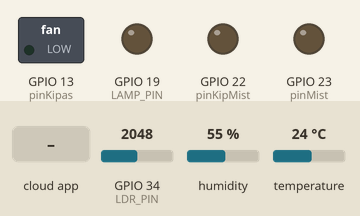
This sketch was run on a simulated ESP32. On the bench: switched loads named in the sketch (green lamp = pin HIGH), output pins drawn as LEDs (lit = HIGH). The test bench sets the inputs (shaded band); at power-on: temperature 24 °C, GPIO 34 (LDR_PIN) = 2048, humidity 55 %. WiFi joins after 1.5 s; servers stay silent unless stated; network time is answered at once with the bench clock; the local clock reads 2024-03-15 10:24:30 at power-on unless the sketch sets it; the Firebase database answers and starts empty; what the sketch prints to the serial monitor is not drawn.

Above: at 2.7 s.
2.8 s: the phone or cloud app sets otomatis to 1
At 6.5 s:
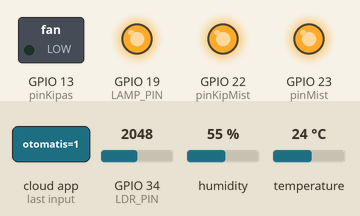
6.8 s: temperature set to 31.6 °C
9.6 s: temperature set to 32.5 °C
At 12.5 s:
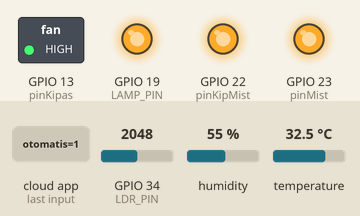
13.1 s: GPIO 34 (LDR_PIN) set to 2510
16.1 s: GPIO 34 (LDR_PIN) set to 2610
At 18.5 s:
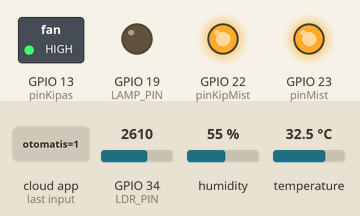
19.6 s: humidity set to 79 %
22.5 s: humidity set to 82 %
At 25.1 s:
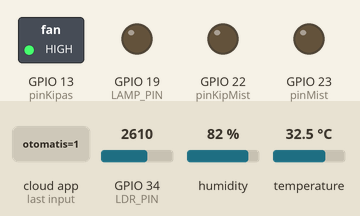
Timing chart, 0 to 26.6 s (numbered marks = the images above; inputs shaded):
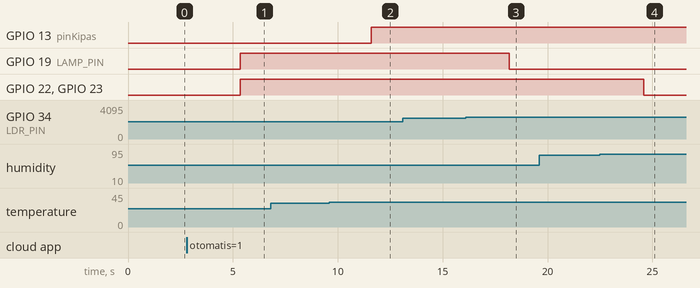

The sketch:

kodingan-esp32.ino
```cpp
#include <WiFi.h>
#include <FirebaseESP32.h>
#include <DHT.h>
#include <NTPClient.h>
#include <WiFiUdp.h>
#include <TimeLib.h>

#define FIREBASE_HOST "https://project-ta-merang-default-rtdb.firebaseio.com/"
#define FIREBASE_AUTH "AIzaSyCg5YGHuFqkTR6OcPcZoWAet6n_HNvJsXY"

// WiFi credentials
#define WIFI_SSID "POCO F4"
#define WIFI_PASSWORD "12345678"

// Pin definitions
#define pinKipas 13
#define pinMist 23
#define pinKipMist 22
#define DHTPIN 21
#define LDR_PIN 34
#define REFERENCE_RESISTANCE 10000
#define LAMP_PIN 19

#define DHTTYPE DHT22
DHT dht(DHTPIN, DHTTYPE);

FirebaseData fbdo;
FirebaseJson json;

// NTP Client settings
WiFiUDP ntpUDP;
NTPClient timeClient(ntpUDP, "pool.ntp.org", 25200); // Setel zona waktu WIB (UTC+7)

void setup() {
  Serial.begin(9600);
  pinMode(pinKipas, OUTPUT);
  pinMode(pinMist, OUTPUT);
  pinMode(pinKipMist, OUTPUT);
  pinMode(LAMP_PIN, OUTPUT);
  digitalWrite(LAMP_PIN, LOW);

  dht.begin();

  WiFi.begin(WIFI_SSID, WIFI_PASSWORD);
  Serial.print("Menghubungkan..");
  while (WiFi.status() != WL_CONNECTED) {
    Serial.print(".");
    delay(500);
  }
  Serial.println();
  Serial.print("Terhubung IP : ");
  Serial.println(WiFi.localIP());
  Serial.println();

  Firebase.begin(FIREBASE_HOST, FIREBASE_AUTH);
  Firebase.reconnectWiFi(true);

  // Initialize NTP client
  timeClient.begin();
}

void loop() {
  timeClient.update();

  float temp = dht.readTemperature();
  float humidity = dht.readHumidity();
  bool otomatis = false;
  bool kipasStatus = false;
  bool mistStatus = false;
  bool lampStatus = false;

  int ldrValue = analogRead(LDR_PIN);
  float voltage = (ldrValue / 4095.0) * 3.3; // Assuming 12-bit ADC resolution
  float ldrResistance = (3.3 - voltage) * REFERENCE_RESISTANCE / voltage;
  float faktor = 500;
  float lux = faktor * (ldrResistance / REFERENCE_RESISTANCE);

  lux = constrain(lux, 0, 1999);

  // Baca status otomatis dari Firebase
  if (Firebase.RTDB.getBool(&fbdo, "Kontrol/otomatis")) {
    otomatis = fbdo.boolData();
  }

  if (otomatis) {
    set_otomatis(temp, humidity, lux); // Pass parameters
  } else {
    set_manual();
  }

  set_data_log(temp, humidity, lux);

  Serial.print("Temp: ");
  Serial.print(temp);
  Serial.print(" C ");
  Firebase.RTDB.setFloat(&fbdo, "Sensor/s_suhu", temp);

  Serial.print("Humidity: ");
  Serial.print(humidity);
  Serial.println(" % ");
  Firebase.RTDB.setFloat(&fbdo, "Sensor/s_kelembaban", humidity);

  Serial.print(lux, 1);
  Serial.println(" lux");

  delay(2000);
}

void set_manual() {
  bool kipasStatus = false;
  bool mistStatus = false;
  bool lampStatus = false;

  if (Firebase.RTDB.getBool(&fbdo, "Kontrol/kipas")) {
    kipasStatus = fbdo.boolData();
    digitalWrite(pinKipas, kipasStatus ? HIGH : LOW);
    Serial.println(kipasStatus ? "Kipas ON" : "Kipas OFF");
  }

  if (Firebase.RTDB.getBool(&fbdo, "Kontrol/mistmaker")) {
    mistStatus = fbdo.boolData();
    digitalWrite(pinMist, mistStatus ? HIGH : LOW);
    digitalWrite(pinKipMist, mistStatus ? HIGH : LOW);
    Serial.println(mistStatus ? "Mist ON" : "Mist OFF");
  }

  if (Firebase.RTDB.getBool(&fbdo, "Kontrol/light")) {
    lampStatus = fbdo.boolData();
    digitalWrite(LAMP_PIN, lampStatus ? HIGH : LOW);
    Serial.println(lampStatus ? "Lampu ON" : "Lampu OFF");
  }
}

void set_otomatis(float temp, float humidity, float lux) {
  // Kipas control
  if (temp >= 32) {
    digitalWrite(pinKipas, HIGH);
    Serial.println("Kipas ON");
    Firebase.RTDB.setBool(&fbdo, "Kontrol/kipas", true);
  } else {
    digitalWrite(pinKipas, LOW);
    Serial.println("Kipas OFF");
    Firebase.RTDB.setBool(&fbdo, "Kontrol/kipas", false);
  }

  // Mist control
  if (humidity <= 80) {
    digitalWrite(pinMist, HIGH);
    digitalWrite(pinKipMist, HIGH);
    Serial.println("Mist ON");
  } else {
    digitalWrite(pinMist, LOW);
    digitalWrite(pinKipMist, LOW);
    Serial.println("Mist OFF");
  }

  // Lampu
  if (lux >= 50 && lux <= 300) {
    digitalWrite(LAMP_PIN, LOW);
  } else {
    digitalWrite(LAMP_PIN, HIGH);
  }
}

void set_data_log(float temp, float humidity, float lux) {
  String path = "DataLog/";

  json.set("/d_suhu", temp);
  json.set("/d_kelembapan", humidity);
  json.set("/d_ldr", lux);

  if (Firebase.RTDB.getBool(&fbdo, "Kontrol/kipas")) {
    if (fbdo.boolData() == true) {
      json.set("/d_kipas", true);
    } else {
      json.set("/d_kipas", false);
    }
  }

  if (Firebase.RTDB.getBool(&fbdo, "Kontrol/light")) {
    if (fbdo.boolData() == true) {
      json.set("/d_light", true);
    } else {
      json.set("/d_light", false);
    }
  }

  if (Firebase.RTDB.getBool(&fbdo, "Kontrol/mistmaker")) {
    if (fbdo.boolData() == true) {
      json.set("/d_mistmaker", true);
    } else {
      json.set("/d_mistmaker", false);
    }
  }

  // Get the current time and date from NTP client
  String formattedDate = timeClient.getFormattedDate();
  json.set("/d_waktu", formattedDate);

  Firebase.RTDB.push(&fbdo, path, &json);
}
```

Measured:
- the behaviour switches between 31.9 and 32 °C on temperature (found by bisection; images 1 and 2)
- the behaviour switches between 2559 and 2560 on GPIO 34 (LDR_PIN) (found by bisection; images 2 and 3)
- the behaviour switches between 80 and 81 % on humidity (found by bisection; images 3 and 4)
- after the input at 2.8 s, GPIO 19 (LAMP_PIN), GPIO 22 (pinKipMist), GPIO 23 (pinMist): LOW → HIGH after 2.5 s
- after the input at 6.8 s, every drawn part: stays the same
- after the input at 9.6 s, GPIO 13 (pinKipas): LOW → HIGH after 2.0 s
- after the input at 13.1 s, every drawn part: stays the same
- after the input at 16.1 s, GPIO 19 (LAMP_PIN): HIGH → LOW after 2.1 s
- after the input at 19.6 s, every drawn part: stays the same
- after the input at 22.5 s, GPIO 22 (pinKipMist), GPIO 23 (pinMist): HIGH → LOW after 2.1 s
